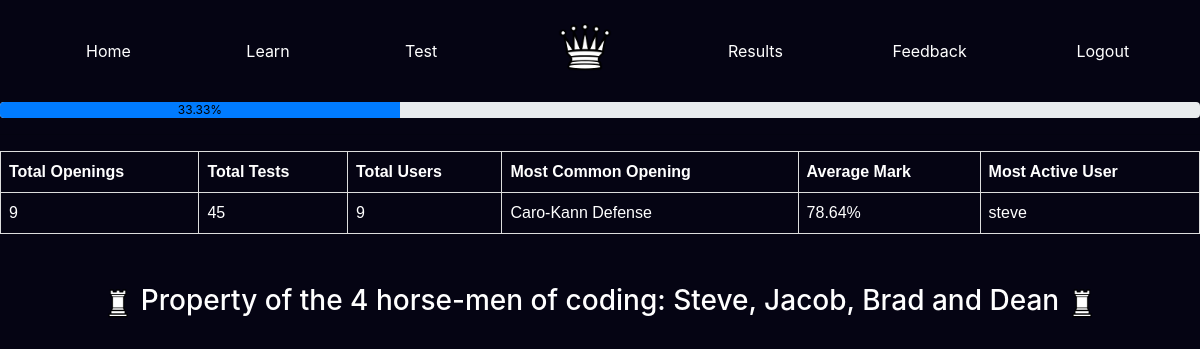
/aggregateresults (signed in), run on an earlier commit of the app's database.
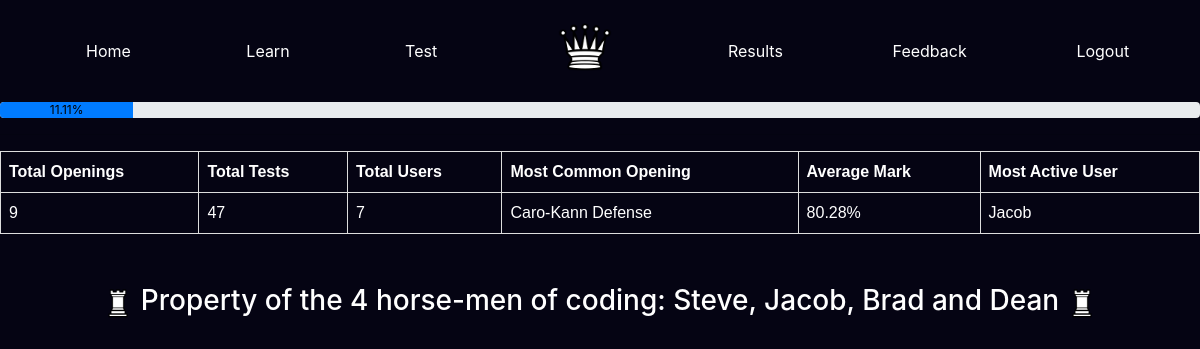
And on a later commit of the database.
### app/models.py (models this page shows, shortened)
class User(UserMixin, db.Model):
    id = db.Column(db.Integer, primary_key=True)
    username = db.Column(db.String(64), index=True, unique=True)
    email = db.Column(db.String(120), index=True, unique=True)
    password_hash = db.Column(db.String(128))
    results = db.relationship('Results', backref = 'student', lazy = 'dynamic')

### app/routes.py (the view)
@app.route('/aggregateresults', methods=['GET', 'POST'])
@login_required
def aggregateresults():
    res = Results.query.filter_by(user_id = current_user.id, passed = True)
    openings = []
    for r in res:
        openings.append(r.opening)
    numerator = len(set(openings))
    denominator = Openings.query.all()
    denominator = len(denominator)
    complete = str(round((numerator/denominator)*100, 2)) + '%'
    lst = []
    numopenings = db.session.query(Openings.name).count()
    numtests = db.session.query(Results.result).count()
    numusers  = db.session.query(User.username).count()-1
    commonopening = db.session.query(Results.opening,
    func.count(Results.opening).label('qty')
    ).group_by(Results.opening
    ).order_by(desc('qty'))[0][0]
    averagemark = Results.query.all()
    for r in averagemark:
        lst.append(int(r.result))
    lst = np.array(lst)
    averagemark = str(round(np.average(lst),2)) + '%'
    bestusers = db.session.query(Results.user_id,
    func.count(Results.result).label('qty')
    ).group_by(Results.user_id
    ).order_by(desc('qty'))
    for i in bestusers:
        if i[0]!=None:
            x = i[0]
            bestuser = User.query.get(x).username
            break
        else:
            x = "not yet"
            bestuser = x
    return render_template('aggregateresults.html', title='Aggregateresults', numopenings = numopenings, numtests = numtests,
    numusers = numusers, commonopening = commonopening, averagemark = averagemark, bestuser = bestuser, prog=complete)

### app/models.py (called while the page is built)
@login.user_loader
def load_user(id):
    return User.query.get(int(id))

### app/templates/aggregateresults.html (shortened to what this page needs)
{% extends "base.html" %}
{% block content %}
<head>
    </head>
    <body>
<hr>
<table>
    <tr>
      <th>Total Openings</th>
      <th>Total Tests</th>
      <th>Total Users</th>
      <th>Most Common Opening</th>
      <th>Average Mark</th>
      <th>Most Active User</th>
    </tr>
    <tr>
      <td>{{numopenings}}</td>
      <td>{{numtests}}</td>
      <td>{{numusers}}</td>
      <td>{{commonopening}}</td>
      <td>{{averagemark}}</td>
      <td>{{bestuser}}</td>
    </tr>
  </table>
  </body>
  </html>
{% include "footer.html" %}
{% endblock %}

### app/templates/base.html (shortened to what this page needs)
<!DOCTYPE html>
<html>
    <head>
        <link rel="stylesheet" href="https://maxcdn.bootstrapcdn.com/bootstrap/4.5.2/css/bootstrap.min.css">
  </head>
  <body>
    <nav class="navbar navbar-expand-sm justify-content-center" style="background-color: rgb(5, 4, 19); padding-left: 2.6%;">
      <ul class="navbar-nav nav-fill w-100">
        <li class="nav-item" style="padding-top: 2%; padding-right: 0.5%;">
          <a class="nav-link" href="{{ url_for('index') }}">Home</a>
        </li>
        <li class="nav-item" style="padding-top: 2%; padding-right: 0.5%;">
          <a class="nav-link" href="{{ url_for('newLearn') }}">Learn</a>
        </li>
        <li class="nav-item" style="padding-top: 2%; padding-right: 0.5%;">
          <a class="nav-link" href="{{ url_for('newTest') }}">Test</a>
        </li>
        <a class="navbar-brand mx-auto" href="{{ url_for('index') }}" style="padding-left: 5%; padding-right: 5%; padding-top: 0.75%;">
          <img src="/static/img/chesspieces/wikipedia/wQ.png" alt="logo" style="width:60px;">
        </a>
        <li class="nav-item" style="padding-top: 2%;">
          <a class="nav-link" href="{{ url_for('selectresult') }}">Results</a>
        </li>
        <li class="nav-item" style="padding-top: 2%;">
          <a class="nav-link" href="{{ url_for('feedback2') }}">Feedback</a>
        </li>
        <li class="nav-item" style="padding-top: 2%;">
          <a class="nav-link" href="{{ url_for('logout') }}">Logout</a>
        </li>
      </ul>
    </nav>
    <div class = "progress" style="margin-top: 1%;">
      <div class = "progress-bar" role = "progressbar" style = "width: {{prog}}; color: black;";  aria-valuemin="0" aria-valuemax="100">{{prog}}</div>
    </div>
        {% block content %}{% endblock %}
    </body>
</html>

### app/templates/footer.html (shortened to what this page needs)
<!DOCTYPE html>
<html>
    <head>
        <link rel="stylesheet" href="https://maxcdn.bootstrapcdn.com/bootstrap/4.5.2/css/bootstrap.min.css">
  </head>
    <body>
      <div id='footer' class="text-align">
        <h3>
          <img src="/static/img/chesspieces/wikipedia/wR.png" alt="footerking" style="height: 40px; width:30px;">
          Property of the 4 horse-men of coding: Steve, Jacob, Brad and Dean
          <img src="/static/img/chesspieces/wikipedia/wR.png" alt="footerking" style="height: 40px; width:30px;">
        </h3>
      </div>
    </body>
</html>

### app/templates/base.html (style rules this page uses)
.nav-link { color: white; }

### app/templates/aggregateresults.html (style rules this page uses)
table { font-family: arial, sans-serif; border-collapse: collapse; width: 100%; }
td, th { border: 1px solid #dddddd; text-align: left; padding: 8px; }

### app/templates/footer.html (style rules this page uses)
* { color: white; }
body { background-color: rgb(5, 4, 19); }
#footer { position:relative; bottom:0; width:100%; height:40px; padding-top: 2%; display: table; margin-top: 2%; margin-bottom: 1%; }
.text-align { display: table-cell; vertical-align: middle; text-align: center; }

What changed in the data, as far as the page shows it:
removed User: username "steve"
now on this page (row unchanged): User: username "Jacob"
Also different on the page:
{{ prog }}: 33.33% → 11.11% (drawn)
{{ prog }}: "33.33%" → "11.11%"
{{ numtests }}: "45" → "47"
{{ numusers }}: "9" → "7"
{{ averagemark }}: "78.64%" → "80.28%"
